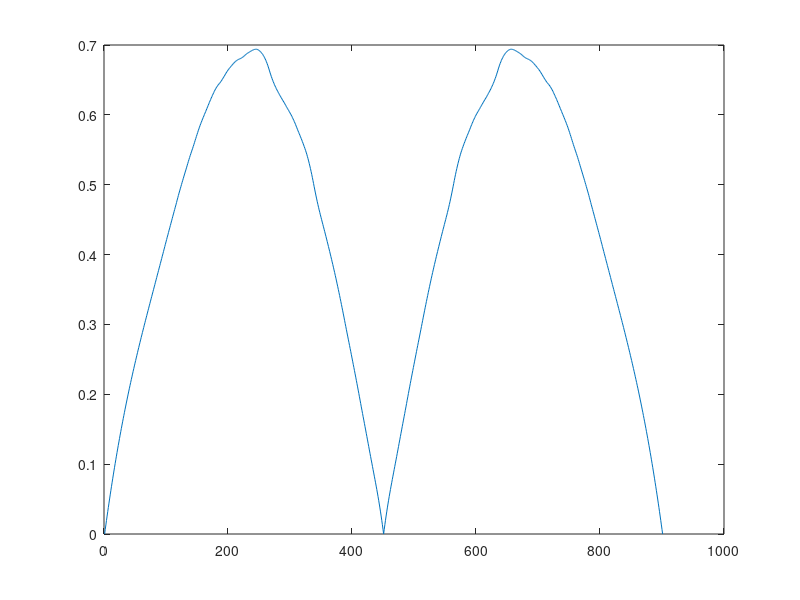

MATLAB code for this plot:
I = double(zeros(101));

for i=50:101
    I(i,:) = 255;
end

result = zeros(1,901);

kernelH = [ 2  2  4  2  2; 1  1  2  1  1; 0  0  0  0  0; -1 -1 -2 -1 -1; -2 -2 -4 -2 -2];
kernelV = kernelH';

index = 1;
for theta = 0:0.1:90
    
    A = imrotate(I, theta,'bicubic','crop');
    A = imfilter(A,fspecial('gaussian',10,2));
    
    Ax = imfilter(A, kernelH);
    Ay = imfilter(A, kernelV);
    
    alpha = mod((atan2(Ay(50,50),Ax(50,50)))*180/pi+180, 360);
    result(1,index) = abs(theta - alpha);

    index = index + 1;
end

MaxError = max(result)
plot(result);
